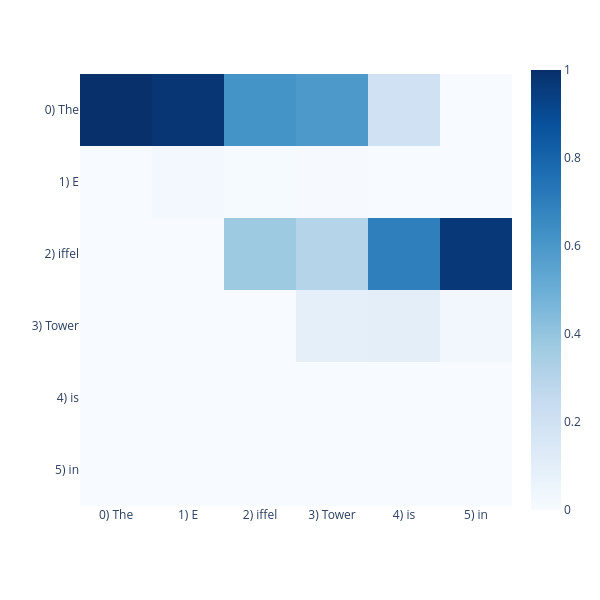

The notebook cell saved with this chart:
### Markdown cell above
Let's visualize the attention pattern at layer 26, head #10 (the model has 15 attention heads working in parallel!).

### Code cell
import plotly.express as px

tokens =[t.replace('Ġ', '') for t in model.tokenizer.tokenize(prompt)]

fig = px.imshow(
    # look at attention head #3
    attn_weights[0, 10].detach().cpu().float().T,
    x=[f"{i}) {l}" for i, l in enumerate(tokens)],
    y=[f"{i}) {l}" for i, l in enumerate(tokens)],
    width=600,
    height=600,
    color_continuous_scale="Blues"
)

fig.show()

### Figure 1 — Plotly figure (JSON) as saved in the notebook; plotly's stock layout.template omitted (floating-point values rounded to 4 significant figures)
{"data": [{"coloraxis": "coloraxis", "hovertemplate": "x: %{x}<br>y: %{y}<br>color: %{z}<extra></extra>", "name": "0", "type": "heatmap", "x": ["0) The", "1) E", "2) iffel", "3) Tower", "4) is", "5) in"], "xaxis": "x", "y": ["0) The", "1) E", "2) iffel", "3) Tower", "4) is", "5) in"], "yaxis": "y", "z": [[1.0, 0.9805, 0.6172, 0.5938, 0.2021, 0.001999], [0.0, 0.021, 0.008911, 0.005127, 0.002365, 0.0003738], [0.0, 0.0, 0.375, 0.3047, 0.6953, 0.9688], [0.0, 0.0, 0.0, 0.0957, 0.09863, 0.02832], [0.0, 0.0, 0.0, 0.0, 0.001053, 0.0001149], [0.0, 0.0, 0.0, 0.0, 0.0, 1.693e-05]]}], "layout": {"coloraxis": {"colorscale": [[0.0, "rgb(247,251,255)"], [0.125, "rgb(222,235,247)"], [0.25, "rgb(198,219,239)"], [0.375, "rgb(158,202,225)"], [0.5, "rgb(107,174,214)"], [0.625, "rgb(66,146,198)"], [0.75, "rgb(33,113,181)"], [0.875, "rgb(8,81,156)"], [1.0, "rgb(8,48,107)"]]}, "height": 600, "margin": {"t": 60}, "width": 600, "xaxis": {"anchor": "y", "constrain": "domain", "domain": [0.0, 1.0], "scaleanchor": "y"}, "yaxis": {"anchor": "x", "autorange": "reversed", "constrain": "domain", "domain": [0.0, 1.0]}}}
